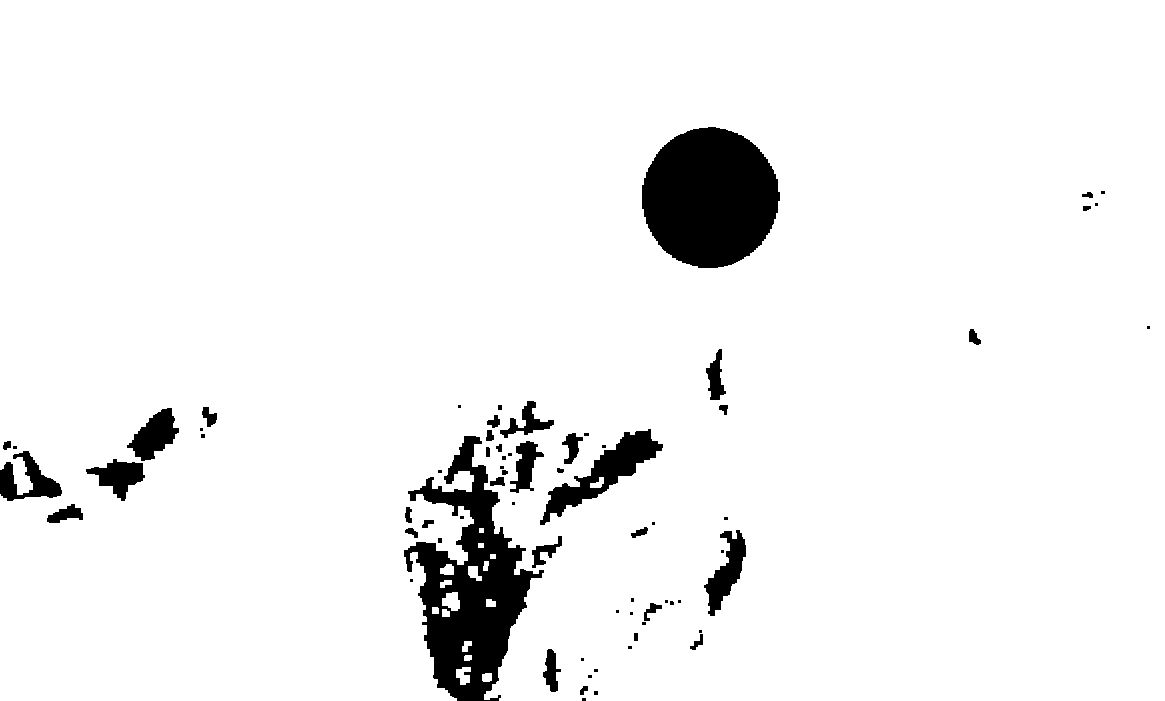
#> input picture 12345.png, 1165 x 701 px
$ python findcircle.py
#> lines starting #> are read from the running program, lines starting #| are printed output that depends on the picture; after the words box and inside, x2 and y2 are one past the last pixel; in counts of white or black regions, pixels touching at a corner belong together
import cv2
import numpy as np

fn = ['12345.png', 'cir.png']

for ii, n in enumerate(fn):
    planets = cv2.imread(n)
#> planets is the input picture: shape (701, 1165, 3); 94.5% white; 70 black regions (33 under 20 px), largest, box (x1, y1, x2, y2) and area: (404, 436, 544, 701) 15427, (642, 127, 780, 268) 15045, (540, 429, 663, 525) 3313
    planets = cv2.resize(planets, (650, 400))
#> planets: shape (400, 650, 3)

    gray_img = cv2.cvtColor(planets, cv2.COLOR_BGR2GRAY)
    img = cv2.medianBlur(gray_img, 5)
    cimg = cv2.cvtColor(img, cv2.COLOR_GRAY2BGR)

    circles = cv2.HoughCircles(img, cv2.HOUGH_GRADIENT, 1, 120, param1=100,
                               param2=30, minRadius=0, maxRadius=0)
#> circles = [[396.5, 112.5, 39.4]]
    if circles is not None:

        circles = np.uint16(np.around(circles))
#> circles = [[396, 112, 39]]

        for i in circles[0, :]:
            # draw	the	outer	circle
            cv2.circle(planets, (i[0], i[1]), i[2], (0, 255, 0), 2)
            print((i[0], i[1]), i[2])
            # draw	the	center	of	the	circle
            cv2.circle(planets, (i[0], i[1]), 2, (0, 0, 255), 3)
#> this loop made 1 pass
#| (396, 112) 39
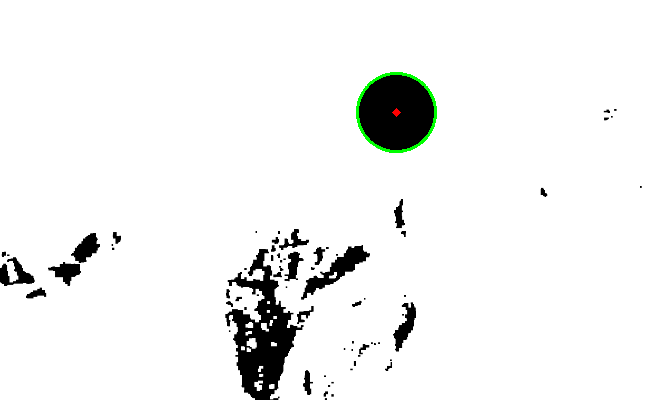
#> planets: shape (400, 650, 3); mean B, G, R 240.6, 241.3, 240.6

        cv2.imshow(f"HoughCirlces_{ii}", planets)
#> pass 2 of the loop `for ii, n in enumerate(fn):`:
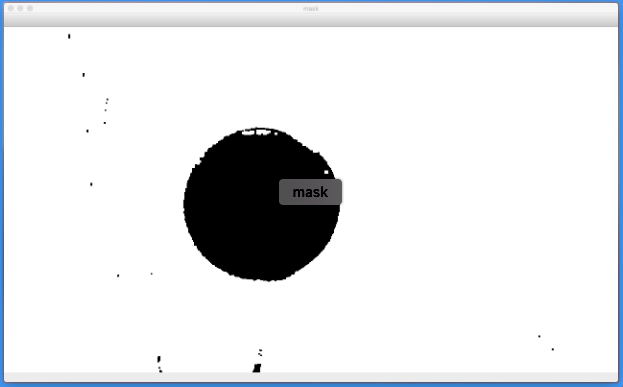
#> input picture cir.png, 623 x 387 px
#> planets is the input picture: shape (387, 623, 3); mean B, G, R 231.6, 229.4, 227.7
#> `gray_img = cv2.cvtColor(planets, cv2.COLOR_BGR2GRAY)`:
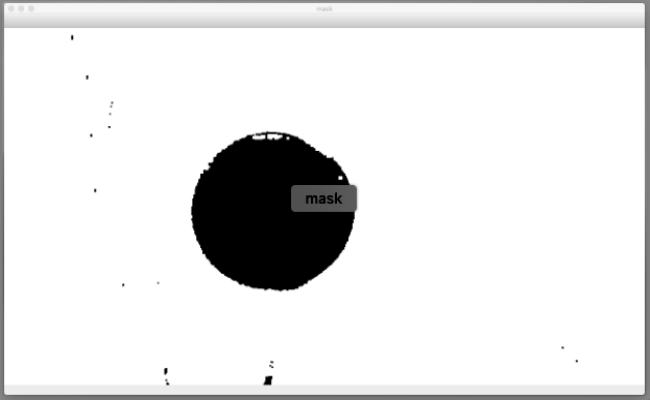
#> gray_img: shape (400, 650); min 0, max 255, mean 229.1
#> `circles = cv2.HoughCircles(img, cv2.HOUGH_GRADIENT, 1, 120, param1=100..`: circles = [[271.5, 209.5, 80.8]]
#> `circles = np.uint16(np.around(circles))`: circles = [[272, 210, 81]]
#> the loop `for i in circles[0, :]:` made 1 pass
#> (printed output is left out)
#> after the loop `for i in circles[0, :]:`:
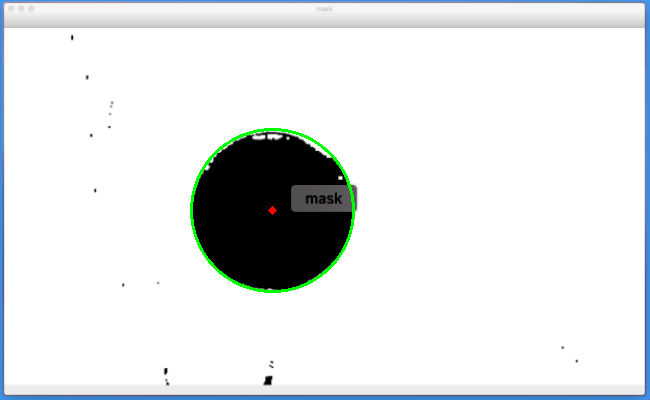
#> planets: shape (400, 650, 3); mean B, G, R 230.5, 229.8, 226.6

cv2.waitKey()
cv2.destroyAllWindows()
